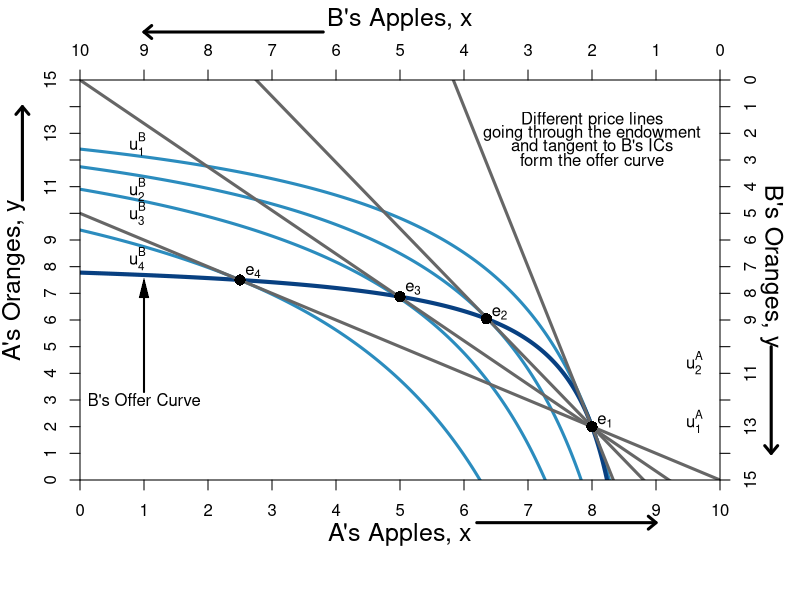

Reproduce this figure in R.
#require(ggplot2)
require(shape)
pdf(file = "property/property_psp1_offer.pdf", width = 9, height = 7)

#Set parameters for graphics
axislabelsize <- 1.5
graphlinewidth <- 3

COL <- c("#7fc97f", "#beaed4", "#fdc086", "#ffff99", "#386cb0", "#f0027f", "#bf5b17", "#666666")
COLA <- c("#99d8c9","#66c2a4","#41ae76", "#238b45", "#005824")
COLB <- c("#4eb3d3", "#2b8cbe", "#0868ac","#084081")


indiffcurveA1 <- function(x, U = 4, A = 1, a = 0.5) {
  ((((U-2)/A)*(1/x)^a)^(1/(1-a)))
}

indiffcurveA2 <- function(x, U = 4, A = 1, a = 0.5) {
  (((U/A)*(1/x)^a)^(1/(1-a)))
}

indiffcurveA3 <- function(x, U = 6.196918, A = 1, a = 0.5) {
  (((U/A)*(1/x)^a)^(1/(1-a)))
}

indiffcurveA4 <- function(x, U = 6.984164, A = 1, a = 0.5) {
  ((((U)/A)*(1/x)^a)^(1/(1-a)))
}

paretoEC <- function(x) {
  (3/2)*x
}

MonopolyPrice <- function(x) {
  21.82142 - 2.477677*x 
}

PriceLine <- function(x, intercept = 10, slope = 1) {
  intercept - slope*x 
}


OfferCurveA <- function(x) {
  x/(x  - 4)
}

mrsplot <- function(x) {
  (13/2)*(x/(9-x)^2)
}

OfferCurveB <- function(x) {
  15 - (13/2)*(10 - x)/(9 - x)
}

#Deriving the offer curves: let py = 1
#wA = 8px + 2py = 8px + 2; Demand: x = w/2px => x = 4 + 1/px => px = 1/(x - 4)
#Offer curve is y = px*x => (1/(x-4))*x = x/(x-4) defined for x neq 4
#wA = 2px + 13py = 2px + 13; Demand: x = w/2px => x = 1 + 13/2px => px = 13/2(x - 1)
#B's Offer curve is y = px*x => (13/2)(1/(x-1))*x = (13/2)(x/(x-1)
#Therefore in terms of yA and xA:
#15 - y = (13/2)*(10 - x)/(10 - x - 1)
#Therefore y = 15 - (13/2)*(10-x)/(9 - x) defined for x neq 9
#The tangency of the indifference curve and the offer curve gives mrsplot
#Where mrsplot equals that offer curve, we get x = (3/17)*(51 - sqrt(221)) = 6.376576; 
#So y = 6.022321; therefore u = (6.376576^0.5)*(6.022321^0.5)

indiffcurveBneg1 <- function(x, U = 5.09, A = 1, a = 0.5) {
  15 - (((U/A)*(1/(10 - x))^a)^(1/(1-a)))
}

indiffcurveBneg2 <- function(x, U = 5.703502, A = 1, a = 0.5) {
  15 - (((U/A)*(1/(10 - x))^a)^(1/(1-a)))
}

#Aisha happens to have found 8 apples and 2 oranges, 
#and Betty happens to have found 2 apples and 13 oranges. 
#Aisha's utility (8^0.5)*(2^0.5) = 4
#Betty's utility (2^0.5)*(13^0.5) = 5.09



par(mar =  c(6, 4, 4, 4))
xlims <- c(0, 10)
ylims <- c(0, 15)
xlims2 <- c(10, 0)
ylims2 <- c(15, 0)

plot(0, 0, xlim = xlims, ylim = ylims, type = "n",
     xlab = expression(paste("A's Apples, ", x)),
     ylab = expression(paste("A's Oranges, ", y)), 
     line = 2.5,
     xaxt = "n", 
     yaxt = "n", 
     cex.lab = axislabelsize, 
     bty = "n",
     xaxs="i", 
     yaxs="i")


npts <- 500 
npts2 <- 501

#Specify the sequences of points for graphing. 
xx1 <- seq(xlims[1], xlims[2], length.out = npts)
yy1 <- indiffcurveA2(xx1, U = 4, A = 1, a = 0.5)
yy2 <- indiffcurveA2(xx1)

#Polygon Attempt
#polygon(x = c(1.34, 6, 8, 10 - 6.73), y = c(12, 9, 2, 15 - 10.1), col="powderblue", density=NULL, border = NA)

#I need something like xx1 with npts for 
#xpoly1 <- seq(from = 1.34, to = 8, length.out = 500)
#ypoly1 <- indiffcurveA2(xpoly1, U = 4, A = 1, a = 0.5)
#ypoly2 <- indiffcurveBneg(xpoly1, U = 5.09, A = 1, a = 0.5)
#polygon(x = c(xpoly1, rev(xpoly1)), y = c(ypoly1, rev(ypoly2)), col=COL[3], density=NULL, border = NA)
xx2 <- seq(4, xlims[2], length.out = npts)
xx3 <- seq(xlims[1], 9, length.out = npts)

#Draw the lines for the graphs
#lines(xx1, indiffcurveA1(xx1), col = COLA[3], lwd = graphlinewidth)
#lines(xx1, indiffcurveA2(xx1), col = COLA[3], lwd = graphlinewidth)
#lines(xx1, indiffcurveA3(xx1), col = COLA[3], lwd = graphlinewidth)
#lines(xx1, indiffcurveA4(xx1), col = COLA[3], lwd = graphlinewidth)
#lines(xx1, paretoEC(xx1), col = COL[2], lwd = graphlinewidth)
#lines(xx2, OfferCurveA(xx2), col = COL[2], lwd = graphlinewidth)

#lines(xx1, mrsplot(xx1), col = COL[1], lwd = graphlinewidth)
lines(xx1, indiffcurveBneg1(xx1), col = COLB[2], lwd = graphlinewidth)
lines(xx1, indiffcurveBneg2(xx1), col = COLB[2], lwd = graphlinewidth)
lines(xx1, indiffcurveBneg2(xx1, U = 6.4), col = COLB[2], lwd = graphlinewidth)
lines(xx1, indiffcurveBneg2(xx1, U = 7.5), col = COLB[2], lwd = graphlinewidth)

lines(xx3, OfferCurveB(xx3), col = COLB[4], lwd = graphlinewidth+1)
lines(xx1, MonopolyPrice(xx1), col = COL[8], lwd = graphlinewidth)
lines(xx1, PriceLine(xx1), col = COL[8], lwd = graphlinewidth)
lines(xx1, PriceLine(xx1, intercept = 15, slope = 1.63), col = COL[8], lwd = graphlinewidth)
lines(xx1, PriceLine(xx1, intercept = 50, slope = 6), col = COL[8], lwd = graphlinewidth)

#Customize ticks and labels for the plot
ticksy <- seq(from = 0, to = 15, by = 1)
ylabels <- seq(from = 0, to = 15, by = 1)
ticksx <- seq(from = 0, to = 10, by = 1)
xlabels <- seq(from = 0, to = 10, by = 1)
axis(1, at = ticksx, pos = 0, labels = xlabels)
axis(2, at = ticksy, pos = 0, labels = ylabels, las = 0)

#Add arrows:
arrows(-0.9, 10.5, -0.9, 14, xpd = TRUE, length=0.1,angle=40,lwd=3)
arrows(6.2, -1.6, 9, -1.6, xpd = TRUE, length=0.1,angle=40,lwd=3)

#Annotation of the three graphs and the NE
#text(9.6, 0.9, expression(u[1]^A))
text(9.6, 2.2, expression(u[1]^A))
text(9.6, 4.4, expression(u[2]^A))
#text(9.6, 5.9, expression(u[4]^A))

#Perhaps useful point to label the unused intersection of the participation constraints
#points(1.34, 12, pch = 16, col = "black", cex = 1.5)



#Pareto efficiency curve
# segments(3.27, 4.9, 5.84, 8.77, lty = 1, lwd = graphlinewidth, col = COL[2])
# text(4.7, 5, expression("Pareto Efficient Curve"))
# Arrows(4.5, 5.3, 4.5, 6.2, col = "black", lty = 1, lwd = 2, arr.type = "triangle", arr.lwd = 0.5)

#Label B's offer curve
text(1, 3, expression("B's Offer Curve"))
Arrows(1, 3.3, 1, 7.2, col = "black", lty = 1, lwd = 2, arr.type = "triangle", arr.lwd = 0.5)

#Monopoly Price Line
# text(7, 13.5, expression(paste("Monopoly Price Line")))
# text(7, 13, expression(paste("Slope", phantom()==-p[m])))
# Arrows(6.3, 13, 3.8, 13, col = "black", lty = 1, lwd = 2, arr.type = "triangle", arr.lwd = 0.5)

text(8, 13.5, expression(paste("Different price lines")))
text(8, 13, expression(paste("going through the endowment")))
text(8, 12.5, expression(paste("and tangent to B's ICs")))
text(8, 12, expression(paste("form the offer curve")))
# text(7, 13, expression(paste("Slope", phantom()==-p[m])))
# Arrows(6.3, 13, 3.8, 13, col = "black", lty = 1, lwd = 2, arr.type = "triangle", arr.lwd = 0.5)

#Add a point for the initial endowment
points(8, OfferCurveB(x = 8), pch = 16, col = "black", cex = 1.5)
text(8+0.2, OfferCurveB(x = 8) + 0.2, expression(e[1]))


#Add a point for the initial endowment
points(6.35, OfferCurveB(x = 6.35), pch = 16, col = "black", cex = 1.5)
text(6.35 + 0.2, OfferCurveB(x = 6.35) + 0.2, expression(e[2]))

#Add a point for the initial endowment
points(5, OfferCurveB(x = 5), pch = 16, col = "black", cex = 1.5)
text(5 + 0.2, OfferCurveB(x = 5) + 0.3, expression(e[3]))

#Add a point for the initial endowment
points(2.5, OfferCurveB(x = 2.5), pch = 16, col = "black", cex = 1.5)
text(2.5 + 0.2, OfferCurveB(x = 2.5) + 0.3, expression(e[4]))

#Set up second axes and labels

par(new = TRUE)

#Use the same x and ylims as previously, but with locations switched
xlims2 <- c(10, 0)
ylims2 <- c(15, 0)

#Leave the ylab and xlab blank to ensure no axes titles
plot(0, 0, xlim = xlims2, ylim = ylims2, type = "n",
     xlab = expression(paste("")),
     ylab = expression(paste("")),
     xaxt = "n", 
     yaxt = "n", 
     cex.lab = 1.3, 
     bty = "n",
     xaxs="i", 
     yaxs="i")

#Set up axes at sides 3 and 4 (top and right)
axis(side = 3, at = ticksx, pos = 0, labels = xlabels)
axis(side = 4, at = ticksy, pos = 0, labels = ylabels, las = 0)
mtext("B's Apples, x", side=3, line = 2.5, cex = axislabelsize)
text(-0.8, 7, expression(paste("B's Oranges, y")), xpd = TRUE, cex = axislabelsize, srt = 270) 

#Add arrows:
arrows(-0.8, 10, -0.8, 14, xpd = TRUE, length=0.1,angle=40,lwd=3)
arrows(6.2, -1.8, 9, -1.8, xpd = TRUE, length=0.1,angle=40,lwd=3)


#Functions for B's indifference curves
indiffcurveB1 <- function(x, U = 5.09, A = 1, a = 0.5) {
  ((((U-2)/A)*(1/x)^a)^(1/(1-a)))
}

indiffcurveB2 <- function(x, U = 5.09, A = 1, a = 0.5) {
  (((U/A)*(1/x)^a)^(1/(1-a)))
}

indiffcurveB3 <- function(x, U = 5.703502, A = 1, a = 0.5) {
  ((((U)/A)*(1/x)^a)^(1/(1-a)))
}

indiffcurveB4 <- function(x, U = 8.244574, A = 1, a = 0.5) {
  ((((U)/A)*(1/x)^a)^(1/(1-a)))
}

indiffcurveB5 <- function(x, U = 9, A = 1, a = 0.5) {
  ((((U)/A)*(1/x)^a)^(1/(1-a)))
}



#lines(xx1, indiffcurveB1(xx1), col = COLB[3], lwd = graphlinewidth)
#lines(xx1, indiffcurveB2(xx1), col = COLB[3], lwd = graphlinewidth)
#lines(xx1, indiffcurveB3(xx1), col = COLB[3], lwd = graphlinewidth)
#lines(xx1, indiffcurveB4(xx1), col = COLB[3], lwd = graphlinewidth)

#Label B's indifference curves
text(9.1, 2.4, expression(u[1]^B))
text(9.1, 4.1, expression(u[2]^B))
text(9.1, 5, expression(u[3]^B))
text(9.1, 6.7, expression(u[4]^B))








#Label a point on the middle of the curve
#points(5, 7.5, pch = 16, col = "black", cex = 1.5)
#text(5, 7, expression(i))

#(5^0.5)*(7.5^0.5) = 6.123724

#Add point for comparison to participation constraint
#points(6.2, 1.55, pch = 16, col = "black", cex = 1.5)
#text(6.1, 1.2, expression(d))


#Calculate TIOLI power allocation for B
#mrs(x,y) => pareto efficient curve is (3/2)x = y
#A's initital utility is 4 = u(8,2) = (8^0.5)*(2^0.5)
#Therefore substitute in the contract curve u_e^A = 4 = (x^A)^(0.5)(3/2*x^A)^0.5
# => x^A = 4/((3/2)^0.5) = 3.27 => x^B = 6.73
# => y^A = 3/2(x^A) = 4.9 => y^B = 10.1

#Add point g for B's TIOLI power
# points(6.73, 10.1, pch = 16, col = "black", cex = 1.5)
# text(6.73, 10.6, expression(g))

#Calculate TIOLI power allocation for A
#mrs(x,y) => pareto efficient curve is (3/2)x = y
#A's initital utility is 4 = u(8,2) = (8^0.5)*(2^0.5)
#Therefore substitute in the contract curve u_e^A = 4 = (x^A)^(0.5)(3/2*x^A)^0.5
# => x^B = 5.09/((3/2)^0.5) = 4.16 => x^A = 5.84
# => y^B = 3/2(x^B) = 6.23 => y^A = 8.77 
#=> u^A = (5.84^0.5)*(8.77^0.5) = 7.156591
#Add point f for A's TIOLI power
# points(4.16, 6.23, pch = 16, col = "black", cex = 1.5)
# text(4.16, 5.8, expression(f))


#Annotating B's endowment
# text(1.8, 12.5, expression(e))

#Annotating a point that is a Pareto improvement over e.
# points(3.623424, 8.977679, pch = 16, col = "black", cex = 1.5)
# text(3.5, 8.6, expression(m))
#(2.94^0.5)*(12.76^0.5)

#Label Pareto Improving Lens
#text(7, 5, expression(paste("Pareto-Improving Lens")))

dev.off()
